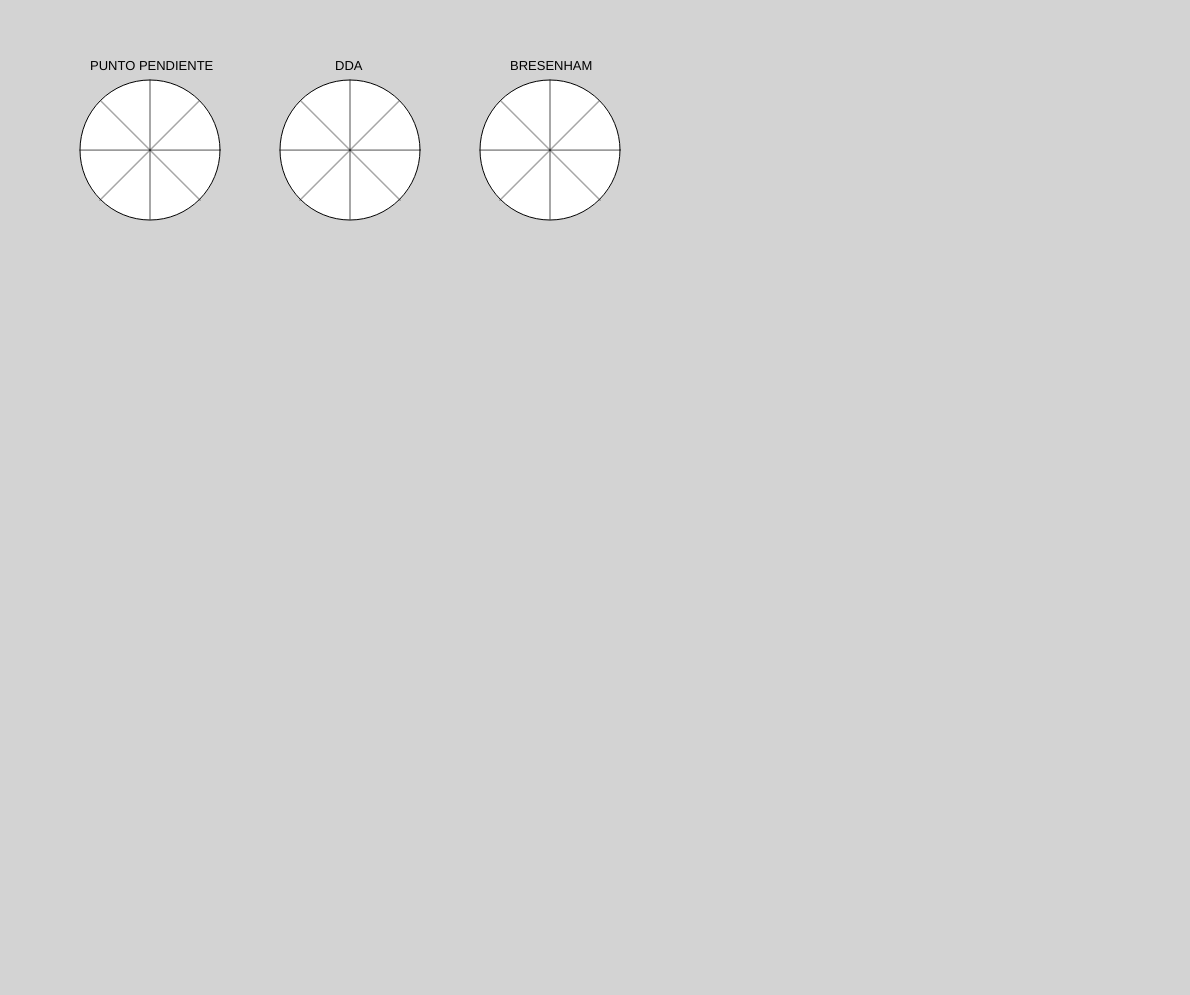
Frame 1 (no input)
Frame 60 (no input): identical to frame 1, image omitted
Frame 120 (the mouse pressed at the canvas centre since frame 60): identical to frame 1, image omitted

The p5.js sketch that drew this single still picture (run headless with seeded random() and noise() and a simulated clock; from frame 60 on, the mouse is pressed at the canvas centre):

// p5.js sketch
// ── sketch.js
let lines = new Lines();

function setup(){
	createCanvas(windowWidth - 10, windowHeight - 5);
}

function draw() {
	background('lightgray');
	textSize(13);

    text('PUNTO PENDIENTE', 90, 70);
    circle(150, 150, 140);
	lines.ecuPP(200, 200, 100, 100);
	lines.ecuPP(100, 200, 200, 100);
	lines.ecuPP(150, 80, 150, 220);
	lines.ecuPP(80, 150, 220, 150);

	
	text('DDA', 335, 70);
	circle(350, 150, 140);
	lines.ecuDDA(400, 200, 300, 100);
	lines.ecuDDA(300, 200, 400, 100);
	lines.ecuDDA(350, 80, 350, 220);
	lines.ecuDDA(280, 150, 420, 150);

	text('BRESENHAM', 510, 70);
	circle(550, 150, 140);
	lines.ecuBresenham(600, 200, 500, 100);
	lines.ecuBresenham(500, 200, 600, 100);
	lines.ecuBresenham(550, 80, 550, 220);
	lines.ecuBresenham(480, 150, 620, 150);

}
// ── lines.js
class Lines {

constructor() {

}

ecuPP(x1, y1, x2, y2){
	let x = x1;
	let y = y1;
	let stepX = 1;
	let stepY = 1;
	const dx = x2 - x1;
	const dy = y2 - y1;

	if(dx==0){
		if(dy < 0){
			stepY = -1;
		}
		while(y!= y2){
			point(x, y);
			y+= stepY;
		}
	}else{
		const m = dy / dx;
	const b = y1 - (m * x1);
		if(dx < 0){
			stepX = -1;
		}
		while(x != x2){
			point(x, y);
			x+= stepX;
			y = m * x + b;
		}
    }
}

ecuDDA(x1, y1, x2, y2){
	let dx = x2 - x1;
	let dy = y2 - y1;
	let pp;
	let x, y, ax, ay;
	let i = 1;

	if(abs(dx) > abs(dy)){
		pp = abs(dx);
	}
	else{
		pp = abs(dy);
	}

	ax = dx / pp;
	ay = dy / pp;
	x = x1;
	y = y1;

	while(i <= pp){
		point(x,y);
		x = x + ax;
		y = y + ay;
		i = i + 1; 
	}
}

ecuBresenham(x1, y1, x2, y2){
    let x = x1;
    let y = y1;
    let dx = x2 - x1;
    let dy = y2 - y1;
    let sx = 1;
    let sy = 1;
  
    if (dy < 0) {
      dy = -dy;
      sy = -1;
    }
    if (dx < 0) {
      dx = -dx;
      sx = -1;
    }
  
    if (dx > dy) {
      let p = 2 * dy - dx;
      while (x != x2) {
        point(x, y);
        x += sx;
        if (p < 0) {
          p += 2 * dy;
        } else {
          y += sy;
          p += 2 * (dy - dx);
        }
      }
    } else {
      let p = 2 * dx - dy;
      while (y != y2) {
        point(x, y);
        y += sy;
        if (p < 0) {
          p += 2 * dx;
        } else {
          x += sx;
          p += 2 * (dx - dy);
        }
      }
    }
  }

}
